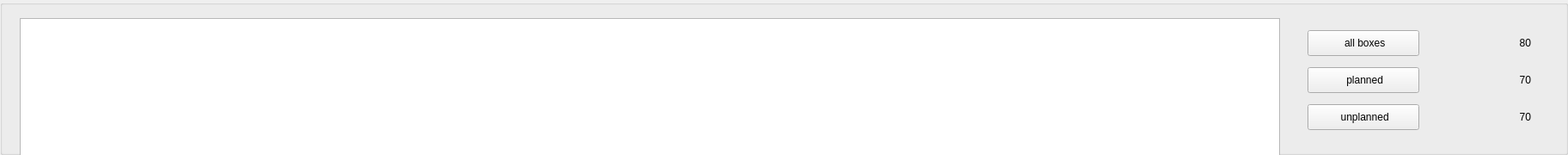
         <widget class="QGroupBox" name="list_grp">
          <property name="sizePolicy">
           <sizepolicy hsizetype="MinimumExpanding" vsizetype="MinimumExpanding">
            <horstretch>0</horstretch>
            <verstretch>0</verstretch>
           </sizepolicy>
          </property>
          <property name="minimumSize">
           <size>
            <width>1800</width>
            <height>180</height>
           </size>
          </property>
          <property name="maximumSize">
           <size>
            <width>16777215</width>
            <height>180</height>
           </size>
          </property>
          <property name="title">
           <string/>
          </property>
          <layout class="QHBoxLayout" name="horizontalLayout_6">
           <property name="spacing">
            <number>20</number>
           </property>
           <property name="leftMargin">
            <number>20</number>
           </property>
           <property name="topMargin">
            <number>15</number>
           </property>
           <property name="rightMargin">
            <number>20</number>
           </property>
           <property name="bottomMargin">
            <number>10</number>
           </property>
           <item>
            <widget class="QListWidget" name="listWidget">
             <property name="sizePolicy">
              <sizepolicy hsizetype="Expanding" vsizetype="Fixed">
               <horstretch>0</horstretch>
               <verstretch>0</verstretch>
              </sizepolicy>
             </property>
             <property name="minimumSize">
              <size>
               <width>1466</width>
               <height>160</height>
              </size>
             </property>
             <property name="maximumSize">
              <size>
               <width>16777215</width>
               <height>160</height>
              </size>
             </property>
             <property name="editTriggers">
              <set>QAbstractItemView::NoEditTriggers</set>
             </property>
             <property name="showDropIndicator" stdset="0">
              <bool>true</bool>
             </property>
             <property name="dragDropMode">
              <enum>QAbstractItemView::NoDragDrop</enum>
             </property>
             <property name="iconSize">
              <size>
               <width>60</width>
               <height>60</height>
              </size>
             </property>
             <property name="textElideMode">
              <enum>Qt::ElideRight</enum>
             </property>
             <property name="movement">
              <enum>QListView::Static</enum>
             </property>
             <property name="flow">
              <enum>QListView::LeftToRight</enum>
             </property>
             <property name="isWrapping" stdset="0">
              <bool>false</bool>
             </property>
             <property name="resizeMode">
              <enum>QListView::Fixed</enum>
             </property>
             <property name="spacing">
              <number>0</number>
             </property>
             <property name="gridSize">
              <size>
               <width>160</width>
               <height>150</height>
              </size>
             </property>
             <property name="viewMode">
              <enum>QListView::IconMode</enum>
             </property>
             <property name="uniformItemSizes">
              <bool>false</bool>
             </property>
             <property name="selectionRectVisible">
              <bool>true</bool>
             </property>
            </widget>
           </item>
           <item>
            <layout class="QGridLayout" name="gridLayout">
             <property name="sizeConstraint">
              <enum>QLayout::SetFixedSize</enum>
             </property>
             <property name="leftMargin">
              <number>12</number>
             </property>
             <property name="rightMargin">
              <number>20</number>
             </property>
             <property name="spacing">
              <number>0</number>
             </property>
             <item row="3" column="1">
              <spacer name="horizontalSpacer_15">
               <property name="orientation">
                <enum>Qt::Horizontal</enum>
               </property>
               <property name="sizeType">
                <enum>QSizePolicy::Fixed</enum>
               </property>
               <property name="sizeHint" stdset="0">
                <size>
                 <width>80</width>
                 <height>20</height>
                </size>
               </property>
              </spacer>
             </item>
             <item row="1" column="1">
              <spacer name="horizontalSpacer_14">
               <property name="orientation">
                <enum>Qt::Horizontal</enum>
               </property>
               <property name="sizeType">
                <enum>QSizePolicy::Fixed</enum>
               </property>
               <property name="sizeHint" stdset="0">
                <size>
                 <width>80</width>
                 <height>20</height>
                </size>
               </property>
              </spacer>
             </item>
             <item row="2" column="0">
              <widget class="QToolButton" name="sortplannedBtn">
               <property name="sizePolicy">
                <sizepolicy hsizetype="Fixed" vsizetype="Fixed">
                 <horstretch>0</horstretch>
                 <verstretch>0</verstretch>
                </sizepolicy>
               </property>
               <property name="minimumSize">
                <size>
                 <width>130</width>
                 <height>30</height>
                </size>
               </property>
               <property name="maximumSize">
                <size>
                 <width>130</width>
                 <height>30</height>
                </size>
               </property>
               <property name="text">
                <string> planned</string>
               </property>
               <property name="icon">
                <iconset>
                 <normaloff>:/images/sortlist.png</normaloff>:/images/sortlist.png</iconset>
               </property>
               <property name="iconSize">
                <size>
                 <width>10</width>
                 <height>10</height>
                </size>
               </property>
               <property name="checkable">
                <bool>false</bool>
               </property>
               <property name="toolButtonStyle">
                <enum>Qt::ToolButtonTextBesideIcon</enum>
               </property>
               <property name="class" stdset="0">
                <string>QToolButton3</string>
               </property>
              </widget>
             </item>
             <item row="1" column="0" alignment="Qt::AlignHCenter|Qt::AlignVCenter">
              <widget class="QToolButton" name="sortallBtn">
               <property name="sizePolicy">
                <sizepolicy hsizetype="Fixed" vsizetype="Fixed">
                 <horstretch>0</horstretch>
                 <verstretch>0</verstretch>
                </sizepolicy>
               </property>
               <property name="minimumSize">
                <size>
                 <width>130</width>
                 <height>30</height>
                </size>
               </property>
               <property name="maximumSize">
                <size>
                 <width>130</width>
                 <height>30</height>
                </size>
               </property>
               <property name="text">
                <string> all boxes</string>
               </property>
               <property name="icon">
                <iconset>
                 <normaloff>:/images/sortlist.png</normaloff>:/images/sortlist.png</iconset>
               </property>
               <property name="iconSize">
                <size>
                 <width>10</width>
                 <height>10</height>
                </size>
               </property>
               <property name="checkable">
                <bool>false</bool>
               </property>
               <property name="checked">
                <bool>false</bool>
               </property>
               <property name="toolButtonStyle">
                <enum>Qt::ToolButtonTextBesideIcon</enum>
               </property>
               <property name="class" stdset="0">
                <string>QToolButton3</string>
               </property>
               <property name="QToolButton2" stdset="0">
                <string/>
               </property>
              </widget>
             </item>
             <item row="3" column="0">
              <widget class="QToolButton" name="sortunplannedBtn">
               <property name="sizePolicy">
                <sizepolicy hsizetype="Fixed" vsizetype="Fixed">
                 <horstretch>0</horstretch>
                 <verstretch>0</verstretch>
                </sizepolicy>
               </property>
               <property name="minimumSize">
                <size>
                 <width>130</width>
                 <height>30</height>
                </size>
               </property>
               <property name="maximumSize">
                <size>
                 <width>130</width>
                 <height>30</height>
                </size>
               </property>
               <property name="text">
                <string> unplanned</string>
               </property>
               <property name="icon">
                <iconset>
                 <normaloff>:/images/sortlist.png</normaloff>:/images/sortlist.png</iconset>
               </property>
               <property name="iconSize">
                <size>
                 <width>10</width>
                 <height>10</height>
                </size>
               </property>
               <property name="checkable">
                <bool>false</bool>
               </property>
               <property name="toolButtonStyle">
                <enum>Qt::ToolButtonTextBesideIcon</enum>
               </property>
               <property name="class" stdset="0">
                <string>QToolButton3</string>
               </property>
               <property name="QToolButton2" stdset="0">
                <string/>
               </property>
              </widget>
             </item>
             <item row="2" column="1">
              <spacer name="HS_3">
               <property name="orientation">
                <enum>Qt::Horizontal</enum>
               </property>
               <property name="sizeType">
                <enum>QSizePolicy::Fixed</enum>
               </property>
               <property name="sizeHint" stdset="0">
                <size>
                 <width>80</width>
                 <height>20</height>
                </size>
               </property>
              </spacer>
             </item>
             <item row="1" column="2">
              <widget class="QLabel" name="sortall_value">
               <property name="sizePolicy">
                <sizepolicy hsizetype="Fixed" vsizetype="Fixed">
                 <horstretch>0</horstretch>
                 <verstretch>0</verstretch>
                </sizepolicy>
               </property>
               <property name="minimumSize">
                <size>
                 <width>50</width>
                 <height>30</height>
                </size>
               </property>
               <property name="maximumSize">
                <size>
                 <width>50</width>
                 <height>30</height>
                </size>
               </property>
               <property name="text">
                <string>80</string>
               </property>
               <property name="alignment">
                <set>Qt::AlignRight|Qt::AlignTrailing|Qt::AlignVCenter</set>
               </property>
               <property name="class" stdset="0">
                <string/>
               </property>
              </widget>
             </item>
             <item row="2" column="2">
              <widget class="QLabel" name="sortplanned_value">
               <property name="sizePolicy">
                <sizepolicy hsizetype="Fixed" vsizetype="Fixed">
                 <horstretch>0</horstretch>
                 <verstretch>0</verstretch>
                </sizepolicy>
               </property>
               <property name="minimumSize">
                <size>
                 <width>50</width>
                 <height>30</height>
                </size>
               </property>
               <property name="maximumSize">
                <size>
                 <width>50</width>
                 <height>30</height>
                </size>
               </property>
               <property name="text">
                <string>70</string>
               </property>
               <property name="alignment">
                <set>Qt::AlignRight|Qt::AlignTrailing|Qt::AlignVCenter</set>
               </property>
              </widget>
             </item>
             <item row="3" column="2">
              <widget class="QLabel" name="sortunplanned_value">
               <property name="sizePolicy">
                <sizepolicy hsizetype="Fixed" vsizetype="Fixed">
                 <horstretch>0</horstretch>
                 <verstretch>0</verstretch>
                </sizepolicy>
               </property>
               <property name="minimumSize">
                <size>
                 <width>50</width>
                 <height>30</height>
                </size>
               </property>
               <property name="maximumSize">
                <size>
                 <width>50</width>
                 <height>30</height>
                </size>
               </property>
               <property name="text">
                <string>70</string>
               </property>
               <property name="alignment">
                <set>Qt::AlignRight|Qt::AlignTrailing|Qt::AlignVCenter</set>
               </property>
              </widget>
             </item>
             <item row="0" column="0">
              <spacer name="verticalSpacer_8">
               <property name="orientation">
                <enum>Qt::Vertical</enum>
               </property>
               <property name="sizeType">
                <enum>QSizePolicy::Fixed</enum>
               </property>
               <property name="sizeHint" stdset="0">
                <size>
                 <width>20</width>
                 <height>1</height>
                </size>
               </property>
              </spacer>
             </item>
            </layout>
           </item>
          </layout>
         </widget>
